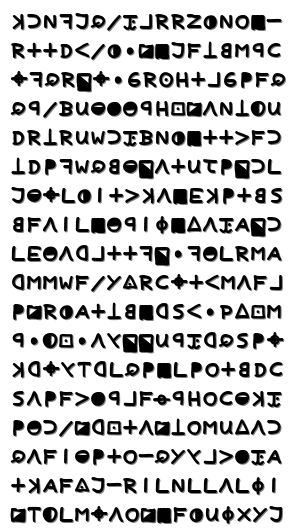
#> input picture zodiac.png, 298 x 530 px, found by its file name
$ python autodetection.py
#> lines starting #> are read from the running program, lines starting #| are printed output that depends on the picture; after the words box and inside, x2 and y2 are one past the last pixel; in counts of white or black regions, pixels touching at a corner belong together
import cv2
import os

image_path = 'zodiac.png'
image = cv2.imread(image_path)
#> image is the input picture: shape (530, 298, 3); min 0, max 255, mean 200.3

if image is None:
    print("Erreur: Impossible de charger l'image. Vérifiez le chemin.")
    exit()

gray = cv2.cvtColor(image, cv2.COLOR_BGR2GRAY)
_, binary = cv2.threshold(gray, 128, 255, cv2.THRESH_BINARY_INV)
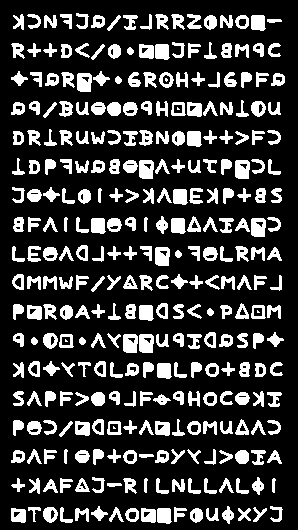
#> binary: shape (530, 298); 21.6% white; 311 white regions (5 under 20 px)
contours, _ = cv2.findContours(binary, cv2.RETR_EXTERNAL, cv2.CHAIN_APPROX_SIMPLE)
#> contours = 306 contours; largest, box (x1, y1, x2, y2) and area: (139, 334, 154, 353) 238, (123, 334, 138, 353) 238, (155, 247, 170, 266) 238, (251, 218, 266, 237) 238, (235, 160, 250, 179) 238

def sort_contours(contours):
    bounding_boxes = [cv2.boundingRect(c) for c in contours]
#> bounding_boxes = 306 items, first 6: (238, 508, 13, 13), (206, 508, 13, 13), (190, 508, 13, 15), (157, 508, 15, 16), (141, 508, 15, 15), (125, 508, 14, 14)
    y_tolerance = 20
    sorted_with_y = sorted(zip(contours, bounding_boxes), key=lambda b: b[1][1])
#> sorted_with_y = 306 items
    lines = []
    current_line = [sorted_with_y[0]]

    for item in sorted_with_y[1:]:
        _, (_, y, _, _) = item
        _, (_, prev_y, _, _) = current_line[-1]

        if abs(y - prev_y) <= y_tolerance:
            current_line.append(item)
        else:
            lines.append(current_line)
            current_line = [item]
#> this loop made 305 passes
#> (y, prev_y) on passes 1 to 3: (14, 13), (14, 14), (14, 14)
#> after the loop, lines = 17 items

    if current_line:
        lines.append(current_line)
    final_contours = []
    final_boxes = []

    for line in lines:
        sorted_line = sorted(line, key=lambda b: b[1][0])
        for contour, box in sorted_line:
            final_contours.append(contour)
            final_boxes.append(box)
#> this loop made 18 passes
#> after the loop, final_boxes = 306 items, first 6: (13, 14, 11, 16), (27, 14, 14, 15), (44, 15, 13, 13), (60, 14, 12, 15), (76, 13, 13, 16), (91, 15, 14, 13); final_contours = 306 contours; largest, box (x1, y1, x2, y2) and area: (77, 73, 92, 92) 238, (139, 160, 154, 179) 238, (235, 160, 250, 179) 238, (251, 218, 266, 237) 238, (155, 247, 170, 266) 238

    return final_contours, final_boxes

contours, bounding_boxes = sort_contours(contours)
#> contours has the same summary as final_contours in sort_contours; bounding_boxes has the same summary as final_boxes in sort_contours

output_folder = 'symboles_extraits'
os.makedirs(output_folder, exist_ok=True)

for i, (contour, (x, y, w, h)) in enumerate(zip(contours, bounding_boxes)):
    symbol = image[y:y+h, x:x+w]
    symbol_path = os.path.join(output_folder, f'symbole_{i + 1}.png')
    cv2.imwrite(symbol_path, symbol)

    print(f"Symbole {i + 1} sauvegardé : {symbol_path}")
#> this loop made 306 passes
#| Symbole 1 sauvegardé : symboles_extraits/symbole_1.png
#| Symbole 2 sauvegardé : symboles_extraits/symbole_2.png
#| Symbole 3 sauvegardé : symboles_extraits/symbole_3.png
#| Symbole 4 sauvegardé : symboles_extraits/symbole_4.png
#| Symbole 5 sauvegardé : symboles_extraits/symbole_5.png
#| Symbole 6 sauvegardé : symboles_extraits/symbole_6.png
#| Symbole 7 sauvegardé : symboles_extraits/symbole_7.png
#| Symbole 8 sauvegardé : symboles_extraits/symbole_8.png
#> (further printed lines are left out)
